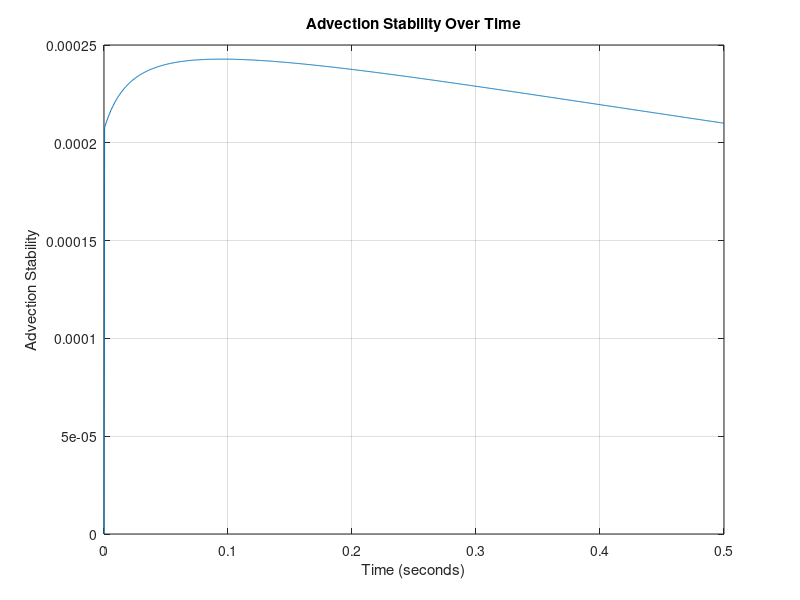
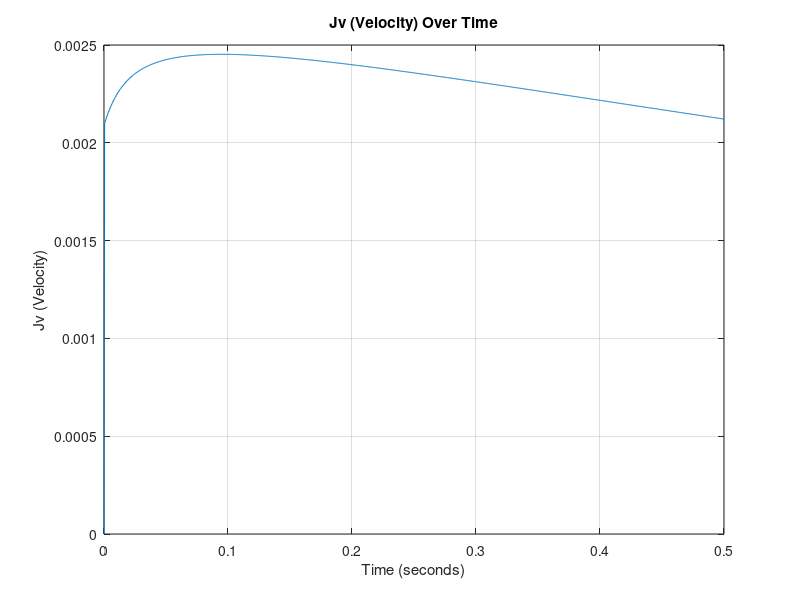
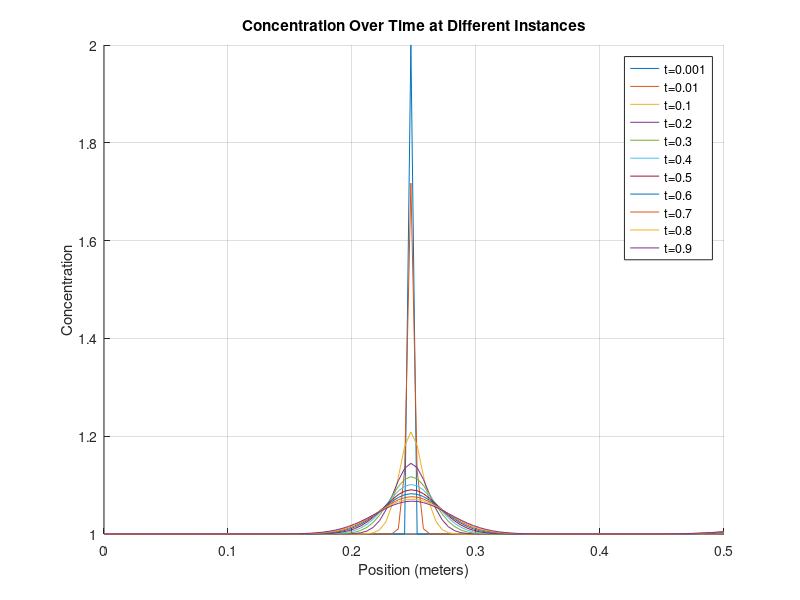
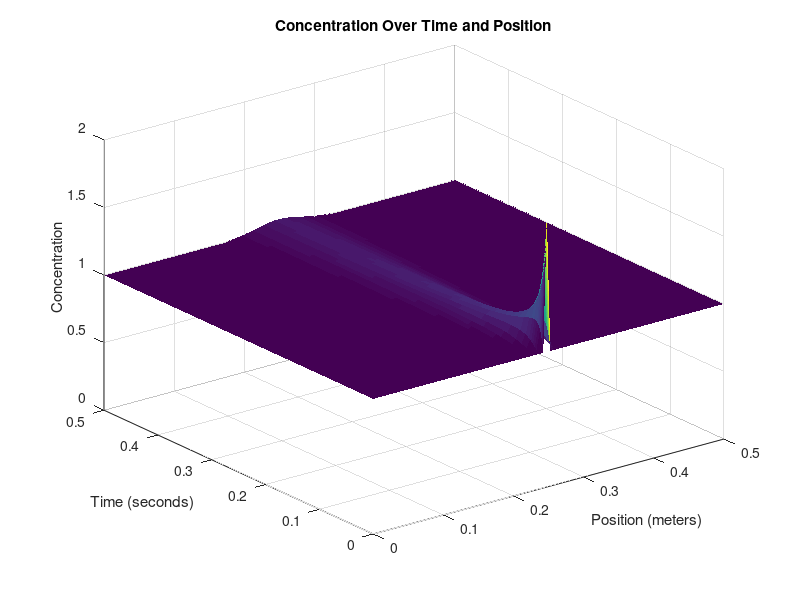

Here is the MATLAB script that generated these plots, in order:
%__Gruppe 3-Simulering-3.Sem__
clear
close all
clc
%% Inital Parameters 
domain_length = 0.5;   % Domain length (meters)
domain_steps = 100;    % Number of spatial domain_steps points
dx = domain_length / (domain_steps - 1);

time_length = 0.5;      % Time length (seconds)
time_steps = 1000;       % Number of time steps
dt = time_length / time_steps;

% DEFINED VARIABLES
D = 0.001;               % Diffusion coefficient
feed_conc = 1; % Constant solute concentration at the first cell
TMP=10; %TMP: Transmembrane Pressure [bar]
kb=0.0002; % Fouling Constant
kw=0.00021; % Initial water permiability

% PHYSICAL CONSTANTS
R=8.31415; % Gasconstant []
T=273.15+20; %Temperature [K]
F= 96.485;%Faraday[C/mol
% Anonymous functions
rejection_rate = @(time) 0.1; % σ_0+σ_f
Lv= @(time) kw*exp(-kb*time); %Water Permiability for all cells

% Create a grid for space and time
x = linspace(0, domain_length, domain_steps);
t = linspace(0, time_length, time_steps);

% Initialize the concentration array AND Initial condition (1D)
C = ones(domain_steps, time_steps);
C(domain_steps/2,1)=2;


%% Time-stepping loop
for j = 2:time_steps
    for i = 1:domain_steps
        Jv = (Lv(j)*(TMP-(1*R*T*(C(domain_steps-1, j-1)-C(domain_steps, j-1)))));  % Volume flux = Velocity ,  in terms of osmotic pressure (TMP, R, T, delta_C) and Lv. [m/s]
        % Calculate the second derivative in x direction
        if i == 1 %__First Cell__
             C(1,:) = feed_conc; % Fill the first cell with inflow concentration
            % No left neighbor at the first cell
            d2Cdx2 = D * (C(2, j-1) -  C(1, j-1)) / dx^2;
             % Apply advection and inflow at the first cell
            dCdt_advection = -Jv * C(i, j-1) / dx;
        elseif i == domain_steps %__Membrane Cell___
            % No right neighbor at the last cell and MEMBRANE
            d2Cdx2 = (D * (C(domain_steps - 1, j-1) - C(domain_steps, j-1)) / dx^2) + C(i,j-1)*(rejection_rate(j))*Jv/(dx);
        else    %__Normal Cells__
            % Calculate the second derivative normally
            d2Cdx2 = D * (C(i + 1, j-1) - 2 * C(i, j-1) + C(i - 1, j-1)) / dx^2;
            % Apply advection term
            dCdt_advection = -Jv * (C(i, j-1) - C(i-1, j-1)) / dx;
        end
        % Apply the diffusion-advection-(electromigration) equation
        C(i, j) = C(i, j-1) + dt * (d2Cdx2 + dCdt_advection);
        Jv_values(j) = Jv;
        AS(j) = Jv * dt/dx;
    end
end

%Diffusive Stability
DS = D*dx/dt;
fprintf(' Diffusivity Stability = %f', DS);
if DS>0.5 
   fprintf('ERROR: Stabilitetsfejl');
else
    fprintf('\n Stable Diffusion Model !!');
end

%% 2D Plots

% Plot Advection Stability (DS) values over time

figure;
plot(t, AS);
xlabel('Time (seconds)');
ylabel('Advection Stability');
title('Advection Stability Over Time');
grid on;

% Plot Jv values over time
figure;
plot(t, Jv_values);
xlabel('Time (seconds)');
ylabel('Jv (Velocity)');
title('Jv (Velocity) Over Time');
grid on;

% Define fractions of time steps you want to visualize
time_fraction = [0.001, 0.01, 0.1, 0.2, 0.3, 0.4, 0.5, 0.6, 0.7, 0.8, 0.9];  % For example, 0.1 corresponds to 10% of time steps

% Calculate the corresponding time indices
time_instances = round(time_fraction * time_steps);

% Create a figure for the first plot
figure;
hold on;

% Plot concentration at specific time instances
for i = 1:length(time_instances)
    time_index = time_instances(i);
    plot(x, C(:, time_index));
end

xlabel('Position (meters)');
ylabel('Concentration');
title('Concentration Over Time at Different Instances');

% Add a legend for clarity
legend(arrayfun(@(f) ['t=', num2str(f)], time_fraction, 'UniformOutput', false));

grid on;
hold off;


%% 3D Plot

% Create a 3D surface plot to visualize concentration over time and position
[T, X] = meshgrid(t, x);
figure;
h = surf(X, T, C); % Transpose removed here
xlabel('Position (meters)');
ylabel('Time (seconds)');
zlabel('Concentration');
title('Concentration Over Time and Position');

% Set axis limits to start at the origin
xlim([0, domain_length]);
ylim([0, time_length]);
zlim([0, max(C(:))]); % Assuming max(C(:)) is the maximum concentration in your data

set(h,'LineStyle','none')
%colormap(jet)
